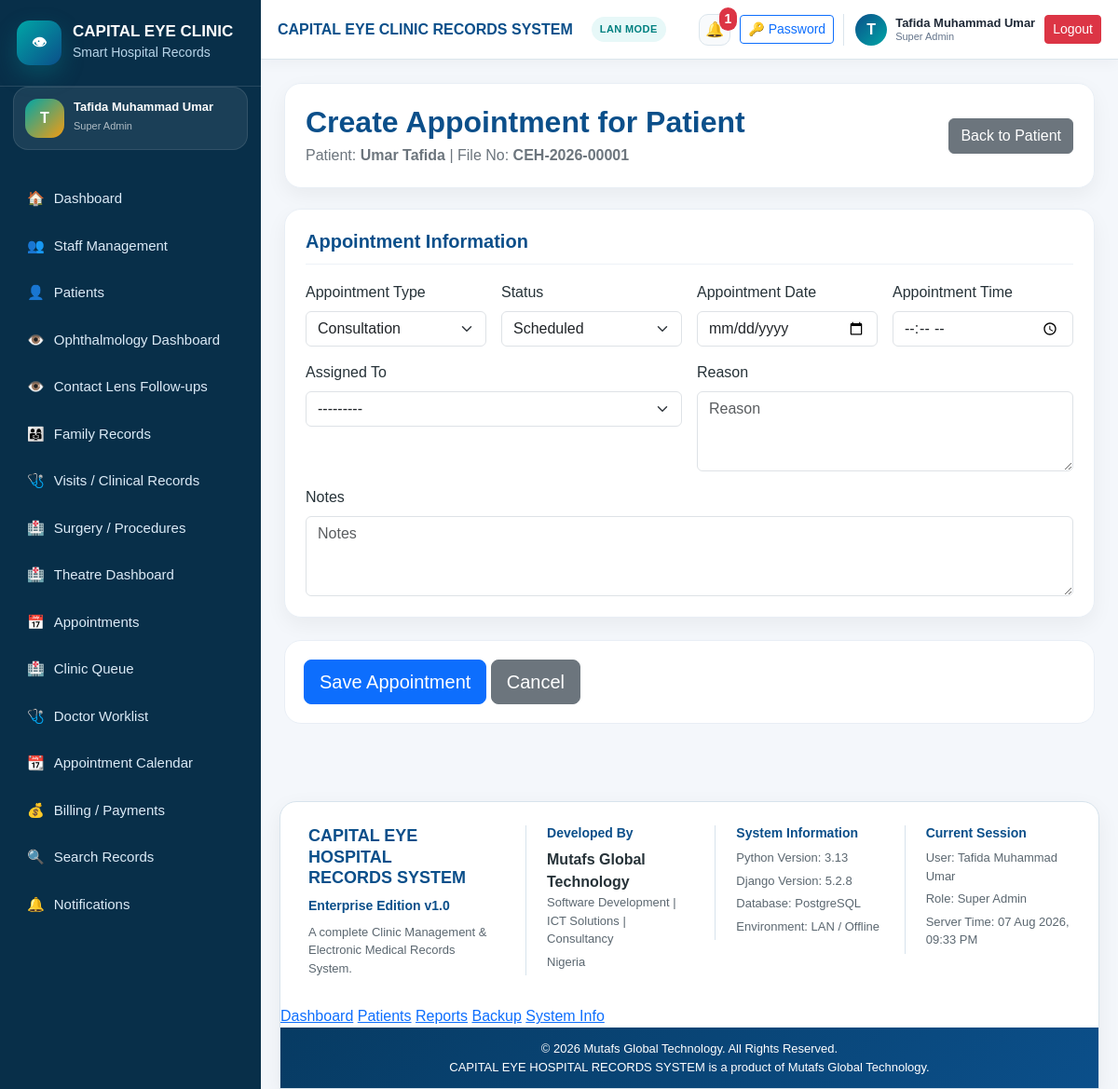
Screenshot of /patients/1/appointments/create/ (signed in) with the database file from the repository.
### settings_app/models.py (models this page shows, shortened)
class SystemSetting(models.Model):
    hospital_name = models.CharField(
        max_length=200,
        default="CAPITAL EYE HOSPITAL",
    )
    system_name = models.CharField(
        max_length=200,
        default="CAPITAL EYE HOSPITAL RECORDS SYSTEM",
    )
    hospital_address = models.TextField(blank=True)
    hospital_phone = models.CharField(max_length=50, blank=True)
    hospital_email = models.EmailField(blank=True)
    receipt_footer = models.TextField(
        blank=True,
        default="Thank you for choosing Capital Eye Hospital.",
    )
    report_footer = models.TextField(
        blank=True,
        default="Generated from CAPITAL EYE HOSPITAL RECORDS SYSTEM.",
    )
    backup_reminder_text = models.CharField(
        max_length=255,
        default="Remember to backup clinic records regularly.",
    )
    default_currency = models.CharField(
        max_length=10,
        default="₦",
    )
    allow_duplicate_warning = models.BooleanField(default=True)
    enable_audit_logs = models.BooleanField(default=True)
    updated_at = models.DateTimeField(auto_now=True)
    class Meta:
        verbose_name = "System Setting"
        verbose_name_plural = "System Settings"
    @classmethod
    def get_settings(cls):
        obj, created = cls.objects.get_or_create(pk=1)
        return obj

### accounts/models.py (models this page shows, shortened)
class User(AbstractUser):
    class Role(models.TextChoices):
        SUPER_ADMIN = "SUPER_ADMIN", "Super Admin"
        HOSPITAL_ADMIN = "HOSPITAL_ADMIN", "Hospital Admin"
        RECEPTIONIST = "RECEPTIONIST", "Receptionist"
        DOCTOR = "DOCTOR", "Doctor/Ophthalmologist"
        NURSE = "NURSE", "Nurse"
        CASHIER = "CASHIER", "Cashier/Accountant"
        RECORDS_OFFICER = "RECORDS_OFFICER", "Records Officer"
        LAB_STAFF = "LAB_STAFF", "Lab/Procedure Staff"
        VIEWER = "VIEWER", "Viewer/Auditor"
    role = models.CharField(
        max_length=30,
        choices=Role.choices,
        default=Role.VIEWER,
    )
    phone_number = models.CharField(max_length=20, blank=True)
    staff_id = models.CharField(max_length=30, blank=True, unique=True, null=True)
    department = models.CharField(max_length=100, blank=True)
    must_change_password = models.BooleanField(default=False)
    is_active_staff = models.BooleanField(default=True)
    created_at = models.DateTimeField(auto_now_add=True)
    updated_at = models.DateTimeField(auto_now=True)
    class Meta:
        ordering = ["first_name", "last_name", "username"]
    def __str__(self):
        full_name = self.get_full_name()
        return full_name if full_name else self.username

### patients/models.py (models this page shows, shortened)
class Patient(models.Model):
    class Gender(models.TextChoices):
        MALE = "MALE", "Male"
        FEMALE = "FEMALE", "Female"
    class PaymentStatus(models.TextChoices):
        PAID = "PAID", "Paid"
        UNPAID = "UNPAID", "Unpaid"
        PART_PAYMENT = "PART_PAYMENT", "Part Payment"
        NOT_APPLICABLE = "NOT_APPLICABLE", "Not Applicable"
    file_number = models.CharField(max_length=30, unique=True, editable=False)
    full_name = models.CharField(max_length=150)
    gender = models.CharField(max_length=10, choices=Gender.choices)
    date_of_birth = models.DateField(blank=True, null=True)
    age = models.PositiveIntegerField(blank=True, null=True)
    phone_number = models.CharField(max_length=20, blank=True)
    address = models.TextField(blank=True)
    occupation = models.CharField(max_length=100, blank=True)
    next_of_kin_name = models.CharField(max_length=150, blank=True)
    next_of_kin_phone = models.CharField(max_length=20, blank=True)
    next_of_kin_relationship = models.CharField(max_length=100, blank=True)
    family_group = models.ForeignKey(
        FamilyGroup,
        on_delete=models.SET_NULL,
        null=True,
        blank=True,
        related_name="members",
    )
    family_group_name = models.CharField(max_length=150, blank=True)
    family_relationship = models.CharField(max_length=100, blank=True)
    medical_history = models.TextField(blank=True)
    allergy_history = models.TextField(blank=True)
    eye_complaint = models.TextField(blank=True)
    diagnosis = models.TextField(blank=True)
    treatment = models.TextField(blank=True)
    surgery_procedure_details = models.TextField(blank=True)
    payment_status = models.CharField(
        max_length=20,
        choices=PaymentStatus.choices,
        default=PaymentStatus.NOT_APPLICABLE,
    )
    notes = models.TextField(blank=True)
    registered_by = models.ForeignKey(
        settings.AUTH_USER_MODEL,
        on_delete=models.SET_NULL,
        null=True,
        blank=True,
        related_name="registered_patients",
    )
    registration_date = models.DateTimeField(default=timezone.now)
    updated_at = models.DateTimeField(auto_now=True)
    class Meta:
        ordering = ["-registration_date"]
        indexes = [
            models.Index(fields=["file_number"]),
            models.Index(fields=["full_name"]),
            models.Index(fields=["phone_number"]),
            models.Index(fields=["registration_date"]),
        ]

### patients/views.py (the view, shortened to what this page needs)
# urls.py: path("<int:patient_pk>/appointments/create/", views.patient_appointment_create, name="patient_appointment_create"),
@login_required
@records_staff_required
def patient_appointment_create(request, patient_pk):
    patient = get_object_or_404(Patient, pk=patient_pk)
    form = AppointmentQuickForm(request.POST or None)
    return render(request, "patients/patient_appointment_form.html", {
        "form": form,
        "patient": patient,
        "title": "Create Appointment for Patient",
        "button_text": "Save Appointment",
    })

### templates/patients/patient_appointment_form.html (shortened to what this page needs)
{% extends "base.html" %}
{% block content %}
<div class="page-header">
    <div>
        <h2>{{ title }}</h2>
        <p>
            Patient: <strong>{{ patient.full_name }}</strong> |
            File No: <strong>{{ patient.file_number }}</strong>
        </p>
    </div>
    <a href="{% url 'patient_detail' patient.pk %}" class="btn btn-secondary">
        Back to Patient
    </a>
</div>
<form method="post" novalidate>
    <div class="panel-card mb-4">
        <div class="panel-header">
            <h5>Appointment Information</h5>
        </div>
        <div class="row g-3">
            <div class="col-md-3">
                <label class="form-label">Appointment Type</label>
                {{ form.appointment_type }}
            </div>
            <div class="col-md-3">
                <label class="form-label">Status</label>
                {{ form.status }}
            </div>
            <div class="col-md-3">
                <label class="form-label">Appointment Date</label>
                {{ form.appointment_date }}
            </div>
            <div class="col-md-3">
                <label class="form-label">Appointment Time</label>
                {{ form.appointment_time }}
            </div>
            <div class="col-md-6">
                <label class="form-label">Assigned To</label>
                {{ form.assigned_to }}
            </div>
            <div class="col-md-6">
                <label class="form-label">Reason</label>
                {{ form.reason }}
            </div>
            <div class="col-md-12">
                <label class="form-label">Notes</label>
                {{ form.notes }}
            </div>
        </div>
    </div>
    <div class="form-actions">
        <button type="submit" class="btn btn-primary btn-lg">{{ button_text }}</button>
        <a href="{% url 'patient_detail' patient.pk %}" class="btn btn-secondary btn-lg">Cancel</a>
    </div>
</form>
{% endblock %}

### templates/base.html (shortened to what this page needs)
{% load static %}
<!DOCTYPE html>
<html lang="en">
<head>
    <link href="{% static 'css/bootstrap.min.css' %}" rel="stylesheet">
    <link href="{% static 'css/app.css' %}?v=20260802-4" rel="stylesheet">
</head>
<body>
{% if user.is_authenticated %}
<div class="app-wrapper">
    <aside class="sidebar" id="sidebar">
        <div class="sidebar-brand">
            <div class="brand-logo eye-brand-logo">👁</div>
            <div>
                <h5>{{ system_settings.hospital_name|default:"CAPITAL EYE" }}</h5>
                <small>Smart Hospital Records</small>
            </div>
        </div>
        <div class="sidebar-user-mini">
            <div class="sidebar-user-avatar">
                {{ request.user.get_full_name|default:request.user.username|slice:":1"|upper }}
            </div>
            <div>
                <strong>{{ request.user.get_full_name|default:request.user.username }}</strong>
                <small>{{ request.user.get_role_display }}</small>
            </div>
        </div>
        <nav class="sidebar-nav">
            <a href="{% url 'dashboard' %}"
               class="nav-link-item {% if request.resolver_match.url_name == 'dashboard' %}active{% endif %}">
                <span>🏠</span> Dashboard
            </a>
            <a href="{% url 'staff_dashboard' %}"
               class="nav-link-item {% if 'staff' in request.resolver_match.url_name %}active{% endif %}">
                <span>👥</span> Staff Management
            </a>
            <a href="{% url 'patient_list' %}"
               class="nav-link-item {% if request.resolver_match.url_name == 'patient_list' or request.resolver_match.url_name == 'patient_create' or request.resolver_match.url_name == 'patient_detail' %}active{% endif %}">
                <span>👤</span> Patients
            </a>
            <a href="{% url 'ophthalmology_dashboard' %}"
               class="nav-link-item {% if request.resolver_match.url_name == 'ophthalmology_dashboard' %}active{% endif %}">
                <span>👁️</span> Ophthalmology Dashboard
            </a>
            <a href="{% url 'contact_lens_follow_up_queue' %}"
               class="nav-link-item {% if request.resolver_match.url_name == 'contact_lens_follow_up_queue' %}active{% endif %}">
                <span>👁️</span> Contact Lens Follow-ups
            </a>
            <a href="{% url 'family_group_list' %}" class="nav-link-item">
                <span>👨‍👩‍👧</span> Family Records
            </a>
            <a href="{% url 'visit_list' %}" class="nav-link-item">
                <span>🩺</span> Visits / Clinical Records
            </a>
            <a href="{% url 'surgery_list' %}" class="nav-link-item">
                <span>🏥</span> Surgery / Procedures
            </a>
            <a href="{% url 'surgery_theatre_dashboard' %}" class="nav-link-item">
                <span>🏥</span> Theatre Dashboard
            </a>
            <a href="{% url 'appointment_list' %}" class="nav-link-item">
                <span>📅</span> Appointments
            </a>
            <a href="{% url 'clinic_queue' %}" class="nav-link-item">
                <span>🏥</span> Clinic Queue
            </a>
            <a href="{% url 'doctor_worklist' %}" class="nav-link-item">
                <span>🩺</span> Doctor Worklist
            </a>
            <a href="{% url 'appointment_calendar' %}" class="nav-link-item">
                <span>📆</span> Appointment Calendar
            </a>
            <a href="{% url 'bill_list' %}" class="nav-link-item">
                <span>💰</span> Billing / Payments
            </a>
            <a href="{% url 'global_search' %}" class="nav-link-item">
                <span>🔍</span> Search Records
            </a>
            <a href="{% url 'notification_list' %}"
               class="nav-link-item {% if 'notification' in request.resolver_match.url_name %}active{% endif %}">
                <span>🔔</span> Notifications
            </a>
            <a href="{% url 'reports_dashboard' %}"
               class="nav-link-item {% if 'report' in request.resolver_match.url_name %}active{% endif %}">
                <span>📊</span> Reports
            </a>
            <a href="{% url 'audit_log_list' %}" class="nav-link-item">
                <span>📊</span> Audit Logs
            </a>
            <a href="{% url 'backup_dashboard' %}" class="nav-link-item">
                <span>💾</span> Backup / Restore
            </a>
            <a href="{% url 'system_setting_update' %}" class="nav-link-item">
                <span>⚙️</span> System Settings
            </a>
        </nav>
    </aside>
    <main class="main-content">
        <header class="topbar enterprise-topbar">
            <div class="topbar-title">
                <strong>{{ system_settings.system_name }}</strong>
                <span class="system-mode-badge">LAN MODE</span>
            </div>
            <div class="user-area enterprise-user-area">
                <a href="{% url 'notification_list' %}" class="topbar-icon-btn position-relative" title="Notifications">
                    🔔
                    {% if unread_notifications_count %}
                        <span class="notification-count-badge">{{ unread_notifications_count }}</span>
                    {% endif %}
                </a>
                <a href="{% url 'change_own_password' %}" class="btn btn-sm btn-outline-primary topbar-password-btn">
                    🔑 Password
                </a>
                <div class="topbar-user-card">
                    <div class="topbar-avatar">
                        {{ request.user.get_full_name|default:request.user.username|slice:":1"|upper }}
                    </div>
                    <div class="topbar-user-text">
                        <strong>{{ request.user.get_full_name|default:request.user.username }}</strong>
                        <small>{{ request.user.get_role_display }}</small>
                    </div>
                </div>
                <a href="{% url 'logout' %}" class="btn btn-sm btn-danger">
                    Logout
                </a>
            </div>
        </header>
        <section class="page-content page-transition">
            {% block content %}{% endblock %}
        </section>
        <footer class="enterprise-footer">
            <div class="enterprise-footer-grid">
                <div class="footer-brand">
                    <h5>CAPITAL EYE HOSPITAL<br>RECORDS SYSTEM</h5>
                    <p>Enterprise Edition v1.0</p>
                    <small>
                        A complete Clinic Management & Electronic Medical Records System.
                    </small>
                </div>
                <div class="footer-section">
                    <h6>Developed By</h6>
                    <strong>Mutafs Global Technology</strong>
                    <p>Software Development | ICT Solutions | Consultancy</p>
                    <small>Nigeria</small>
                </div>
                <div class="footer-section">
                    <h6>System Information</h6>
                    <p>Python Version: 3.13</p>
                    <p>Django Version: 5.2.8</p>
                    <p>Database: PostgreSQL</p>
                    <p>Environment: LAN / Offline</p>
                </div>
                <div class="footer-section">
                    <h6>Current Session</h6>
                    <p>User: {{ request.user.get_full_name|default:request.user.username }}</p>
                    <p>Role: {{ request.user.get_role_display }}</p>
                    <p>Server Time: {% now "d M Y, h:i A" %}</p>
                </div>
            </div>
            <div class="enterprise-footer-links">
                <a href="{% url 'dashboard' %}">Dashboard</a>
                <a href="{% url 'patient_list' %}">Patients</a>
                <a href="{% url 'reports_dashboard' %}">Reports</a>
                <a href="{% url 'backup_dashboard' %}">Backup</a>
                <a href="{% url 'about_system' %}">System Info</a>
            </div>
            <div class="enterprise-footer-bottom">
                © {% now "Y" %} Mutafs Global Technology. All Rights Reserved.
                <br>
                CAPITAL EYE HOSPITAL RECORDS SYSTEM is a product of Mutafs Global Technology.
            </div>
        </footer>
    </main>
</div>
{% else %}
    {% block public_content %}{% endblock %}
{% endif %}
</body>
</html>

### rows the page displays
SystemSetting: hospital_name "CAPITAL EYE CLINIC", system_name "CAPITAL EYE CLINIC RECORDS SYSTEM"
User: user.get_full_name "T", user.get_full_name "Tafida Muhammad Umar", user.role "Super Admin"
Patient: full_name "Umar Tafida", file_number "CEH-2026-00001"

### other values shown
{{ unread_notifications_count }} "1"
{{ title }} "Create Appointment for Patient"
{{ button_text }} "Save Appointment"
